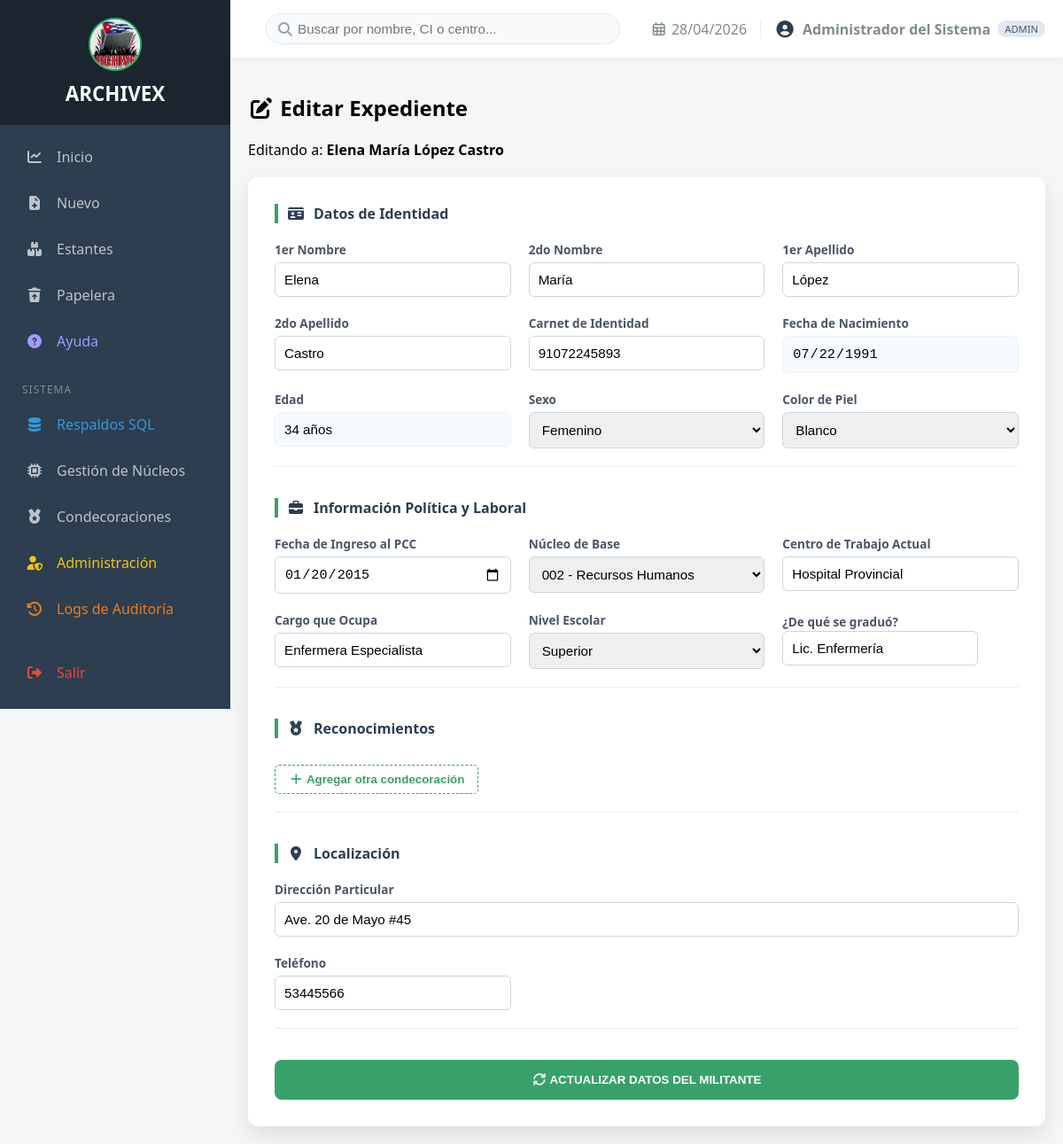
/index.php?controller=militante&action=editar&id=36 (signed in), run on the app's committed database.
### tables this page shows
CREATE TABLE `militantes` (
  `id` int(11) NOT NULL AUTO_INCREMENT,
  `nombre1` varchar(100) NOT NULL,
  `nombre2` varchar(100) DEFAULT NULL,
  `apellido1` varchar(100) NOT NULL,
  `apellido2` varchar(100) NOT NULL,
  `nombre_completo` varchar(400) NOT NULL,
  `ci` varchar(11) NOT NULL,
  `fecha_nacimiento` date NOT NULL,
  `sexo` enum('M','F') NOT NULL,
  `color_piel` enum('Blanco','Negro') NOT NULL,
  `fecha_pcc` date NOT NULL,
  `nucleo_id` int(11) NOT NULL,
  `centro_trabajo` varchar(255) NOT NULL,
  `cargo` varchar(255) NOT NULL,
  `nivel_escolar` enum('Primaria','Medio','Superior') NOT NULL,
  `graduado_de` varchar(255) DEFAULT NULL,
  `direccion` text NOT NULL,
  `telefono` varchar(50) NOT NULL,
  `condecoraciones` text DEFAULT NULL,
  `ubicacion_id` int(11) DEFAULT NULL,
  `creado_at` timestamp NOT NULL DEFAULT current_timestamp(),
  `actualizado_at` timestamp NOT NULL DEFAULT current_timestamp() ON UPDATE current_timestamp(),
  `deleted_at` datetime DEFAULT NULL,
  PRIMARY KEY (`id`),
  UNIQUE KEY `ci` (`ci`),
  UNIQUE KEY `idx_militante_ci` (`ci`),
  KEY `fk_militante_ubicacion` (`ubicacion_id`),
  KEY `fk_militante_nucleo` (`nucleo_id`),
  CONSTRAINT `fk_militante_nucleo` FOREIGN KEY (`nucleo_id`) REFERENCES `nucleos` (`id`) ON UPDATE CASCADE,
  CONSTRAINT `fk_militante_ubicacion` FOREIGN KEY (`ubicacion_id`) REFERENCES `ubicaciones` (`id`) ON UPDATE CASCADE
);

CREATE TABLE `nucleos` (
  `id` int(11) NOT NULL AUTO_INCREMENT,
  `nombre` varchar(100) NOT NULL,
  `numero_nucleo` varchar(20) NOT NULL,
  PRIMARY KEY (`id`),
  UNIQUE KEY `numero_nucleo` (`numero_nucleo`)
);

### views/expedientes/editar.php (the view, shortened to what this page needs)
<div class="header-page" style="margin-bottom: 20px;">
    <h2><i class="fas fa-edit"></i> Editar Expediente</h2>
    <p>Editando a: <strong><?php echo htmlspecialchars($militante['nombre_completo']); ?></strong></p>
</div>
<div class="form-container">
    <form id="expedienteForm" action="index.php?controller=militante&action=editar&id=<?php echo $militante['id']; ?>" method="POST">
        <div class="form-body">
            <div class="form-section">
                <div class="section-title"><i class="fas fa-id-card"></i> Datos de Identidad</div>
                <div class="form-grid">
                    <div class="form-group"><label>1er Nombre</label><input type="text" name="nombre1" value="<?php echo $militante['nombre1']; ?>" required></div>
                    <div class="form-group"><label>2do Nombre</label><input type="text" name="nombre2" value="<?php echo $militante['nombre2']; ?>"></div>
                    <div class="form-group"><label>1er Apellido</label><input type="text" name="apellido1" value="<?php echo $militante['apellido1']; ?>" required></div>
                    <div class="form-group"><label>2do Apellido</label><input type="text" name="apellido2" value="<?php echo $militante['apellido2']; ?>" required></div>
                    <div class="form-group">
                        <label>Carnet de Identidad</label>
                        <input type="text" name="ci" id="ci" value="<?php echo $militante['ci']; ?>" maxlength="11" required>
                    </div>
                    <div class="form-group">
                        <label>Fecha de Nacimiento</label>
                        <input type="date" name="fecha_nac" id="fecha_nac" value="<?php echo $militante['fecha_nacimiento']; ?>" required readonly>
                    </div>
                    <div class="form-group">
                        <label>Edad</label>
                        <input type="text" id="edad" readonly>
                    </div>
                    <div class="form-group">
                        <label>Sexo</label>
                        <select name="sexo" required>
                            <option value="F" <?php echo ($militante['sexo'] == 'F') ? 'selected' : ''; ?>>Femenino</option>
                        </select>
                    </div>
                    <div class="form-group">
                        <label>Color de Piel</label>
                        <select name="color_piel" required>
                            <?php $colores = ['Blanco', 'Negro', 'Mulato'];
                            foreach($colores as $c): ?>
                                <option value="<?php echo $c; ?>" <?php echo ($militante['color_piel'] == $c) ? 'selected' : ''; ?>><?php echo $c; ?></option>
                            <?php endforeach; ?>
                        </select>
                    </div>
                </div>
            </div>
            <div class="form-section">
                <div class="section-title"><i class="fas fa-briefcase"></i> Información Política y Laboral</div>
                <div class="form-grid">
                    <div class="form-group"><label>Fecha de Ingreso al PCC</label><input type="date" name="fecha_pcc" value="<?php echo $militante['fecha_pcc']; ?>" required></div>
                    <div class="form-group">
                        <label>Núcleo de Base</label>
                        <select name="nucleo_id" required>
                            <?php foreach($nucleos as $n): ?>
                                <option value="<?php echo $n['id']; ?>" <?php echo ($militante['nucleo_id'] == $n['id']) ? 'selected' : ''; ?>>
                                    <?php echo $n['numero_nucleo'] . " - " . $n['nombre']; ?>
                                </option>
                            <?php endforeach; ?>
                        </select>
                    </div>
                    <div class="form-group"><label>Centro de Trabajo Actual</label><input type="text" name="centro_trabajo" value="<?php echo htmlspecialchars($militante['centro_trabajo']); ?>" required></div>
                    <div class="form-group"><label>Cargo que Ocupa</label><input type="text" name="cargo" value="<?php echo htmlspecialchars($militante['cargo']); ?>" required></div>
                    <div class="form-group">
                        <label>Nivel Escolar</label>
                        <select name="nivel_escolar" id="nivel_escolar" required>
                            <option value="Superior" <?php echo ($militante['nivel_escolar'] == 'Superior') ? 'selected' : ''; ?>>Superior</option>
                        </select>
                    </div>
                    <div class="form-group" id="campo_graduacion" style="<?php echo ($militante['nivel_escolar'] == 'Superior') ? 'display:block;' : 'display:none;'; ?>">
                        <label>¿De qué se graduó?</label>
                        <input type="text" name="graduado_de" id="input_graduado" value="<?php echo htmlspecialchars($militante['graduado_de']); ?>">
                    </div>
                </div>
            </div>
            <div class="form-section">
                <div class="section-title"><i class="fas fa-medal"></i> Reconocimientos</div>
                <button type="button" onclick="agregarReconocimiento()" style="background:none; border:1px dashed #38a169; color:#38a169; padding:8px 15px; cursor:pointer; border-radius:5px; margin-top:10px; font-weight:600;">
                    <i class="fas fa-plus"></i> Agregar otra condecoración
                </button>
            </div>
            <div class="form-section">
                <div class="section-title"><i class="fas fa-map-marker-alt"></i> Localización</div>
                <div class="form-grid">
                    <div class="form-group full-width"><label>Dirección Particular</label><input type="text" name="direccion" value="<?php echo htmlspecialchars($militante['direccion']); ?>" required></div>
                    <div class="form-group"><label>Teléfono</label><input type="tel" name="telefono" value="<?php echo $militante['telefono']; ?>" required></div>
                </div>
            </div>
            <button type="submit" class="btn-save">
                <i class="fas fa-sync-alt"></i> ACTUALIZAR DATOS DEL MILITANTE
            </button>
        </div>
    </form>
</div>

### views/layout/main.php (style rules this page uses)
:root { --sidebar-width: 260px; --header-height: auto; --primary-color: #2c3e50; --accent-color: #27ae60; --danger-color: #e74c3c; --text-muted: #bdc3c7; --bg-body: #f4f7f6; }
* { box-sizing: border-box; }
body { margin: 0; display: flex; background: var(--bg-body); font-family: 'Segoe UI', system-ui, -apple-system, sans-serif; overflow-x: hidden; }

### views/expedientes/editar.php (style rules this page uses)
:root { --step-bg: #edf2f7; --step-active: var(--accent-color); }
.form-container { background: white; padding: 0; border-radius: 12px; box-shadow: 0 10px 25px rgba(0,0,0,0.1); max-width: 900px; margin: 0 auto; overflow: hidden; }
.form-body { padding: 30px; }
.form-section { margin-bottom: 35px; border-bottom: 1px solid #eee; padding-bottom: 20px; }
.section-title { color: var(--primary-color); font-weight: bold; margin-bottom: 20px; display: flex; align-items: center; gap: 10px; border-left: 4px solid #38a169; padding-left: 10px; }
.form-grid { display: grid; grid-template-columns: repeat(auto-fit, minmax(200px, 1fr)); gap: 20px; }
.form-group { display: flex; flex-direction: column; gap: 5px; }
.full-width { grid-column: 1 / -1; }
label { font-weight: 600; font-size: 0.85rem; color: #4a5568; }
input, select, textarea { padding: 10px; border: 1px solid #cbd5e0; border-radius: 6px; font-size: 0.95rem; }
input:read-only { background: #f7fafc; cursor: not-allowed; border-color: #edf2f7; }
.btn-save { width: 100%; padding: 15px; background: #38a169; color: white; border: none; border-radius: 8px; font-weight: bold; cursor: pointer; transition: all 0.3s; }

### data on the page
militantes: nombre_completo "Elena María López Castro", nombre1 "Elena", nombre2 "María", apellido1 "López", apellido2 "Castro", ci "91072245893", fecha_nac "07/22/1991", sexo "Femenino", color_piel "Blanco", fecha_pcc "01/20/2015", nucleo_id "002 - Recursos Humanos", centro_trabajo "Hospital Provincial", cargo "Enfermera Especialista", nivel_escolar "Superior", graduado_de "Lic. Enfermería", direccion "Ave. 20 de Mayo #45", telefono "53445566"

### other printed values
$_SESSION['usuario_nombre'] "Administrador del Sistema"
$_SESSION['usuario_rol'] "ADMIN"
